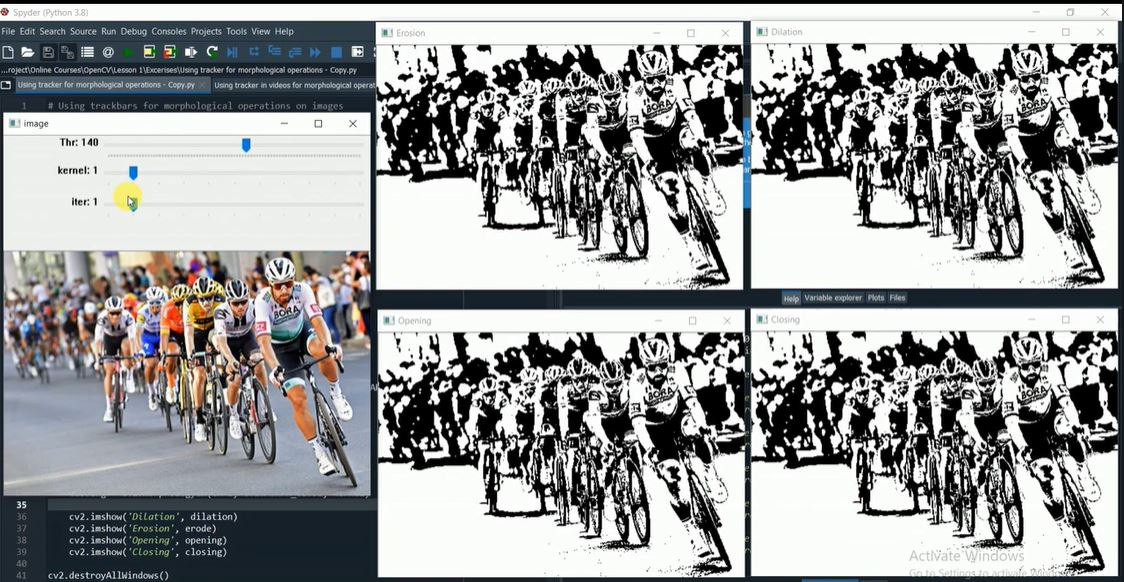
#> input picture images/Dilation erosion opening and closing.JPG, 1124 x 582 px, given in place of kitten playing.mp4, which was not available
$ python 'Using Trackbar for contour detection in videos.py'
#> lines starting #> are read from the running program, lines starting #| are printed output that depends on the picture; after the words box and inside, x2 and y2 are one past the last pixel; in counts of white or black regions, pixels touching at a corner belong together; pictures that were not available may be replaced by others from this repository, and a replacement may not be noted
# Using Trackbar for contour detection in videos

import cv2

def nothing(x):
    pass

cap = cv2.VideoCapture('kitten playing.mp4')

ret, img = cap.read()
#> img is the input picture: shape (582, 1124, 3); mean B, G, R 153.5, 153.1, 151.5

cv2.imshow('image',img)

cv2.createTrackbar('thr', 'image', 1,255, nothing)

img_gray = cv2.cvtColor(img, cv2.COLOR_BGR2GRAY)
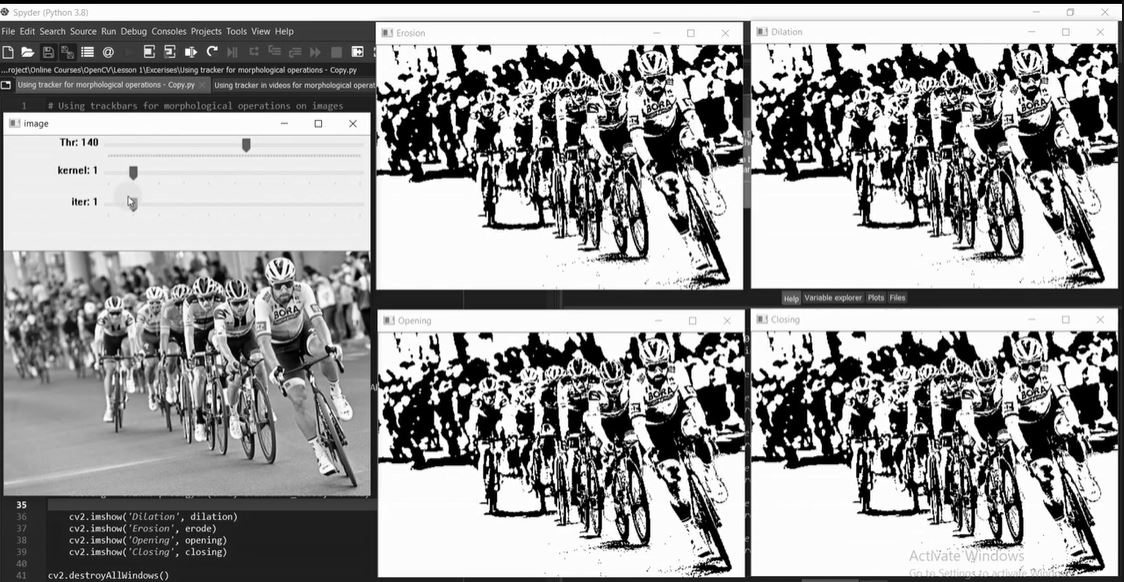
#> img_gray: shape (582, 1124); min 0, max 255, mean 152.6

while cap.isOpened():
    cv2.imshow('image', img)

    thr = cv2.getTrackbarPos('thr', 'image')

    ret,thr1 = cv2.threshold(img_gray, thr, 255, 0)
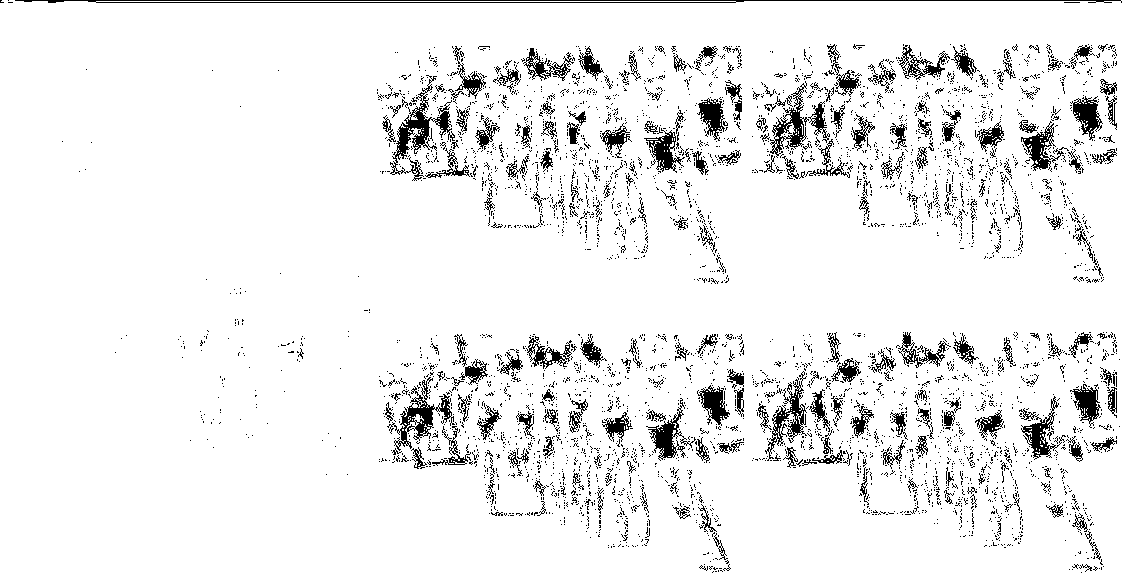
#> thr1: shape (582, 1124); 93.1% white; black in thin lines or dots
#> ret = 1

    contours,_ = cv2.findContours(thr1, cv2.RETR_TREE, cv2.CHAIN_APPROX_NONE)
#> contours = 10236 contours, 9884 with area under 20; largest, box (x1, y1, x2, y2) and area: (0, 0, 1124, 582) 651291, (95, 1, 737, 4) 1280, (392, 102, 433, 164) 1054, (397, 394, 436, 448) 878, (771, 387, 807, 446) 830

    cv2.drawContours(img, contours, -1, (0,255,0), 2)
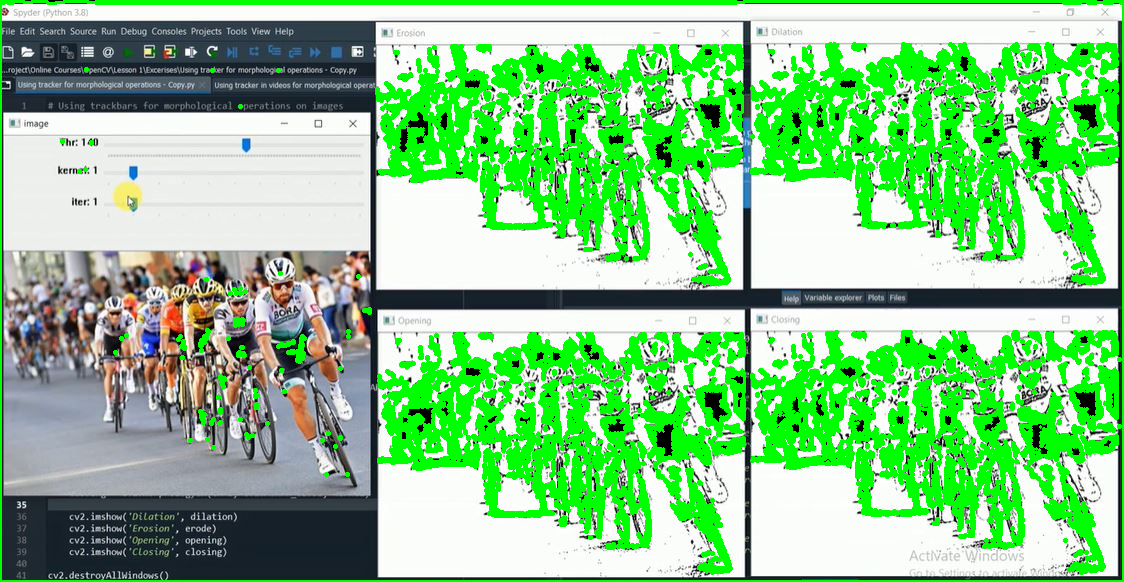
#> img: shape (582, 1124, 3); mean B, G, R 138.5, 200.4, 136.7
    cv2.imshow('image', img)
    cv2.imshow('gray', thr1)

    ret, img = cap.read()
    if cv2.waitKey(1) == ord('q') or ret == False:
#> (key q is pressed here)
        break

    img_gray = cv2.cvtColor(img, cv2.COLOR_BGR2GRAY)

cap.release()
cv2.destroyAllWindows()
